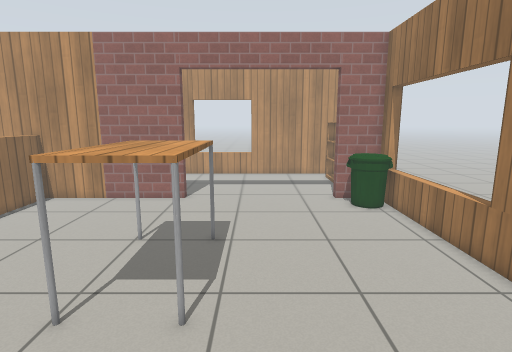
View 1 (above)

17 first-person views from a walk through a Gazebo world. The camera is 1.2 m above the floor, tilts 10° down and sees 80° across. The floor is counted in squares, 0.25 m on a side. Each view is taken from the middle of a square. On the plan, view 1 faces up. The plan holds only what a view shows up to about 20 squares ahead; the rest is blank. The place goes on beyond the plan. Simple patterns stand in for the simulator's built-in surfaces. Some stock models are drawn as simple stand-ins. Some surface patterns are stand-ins.

View 2
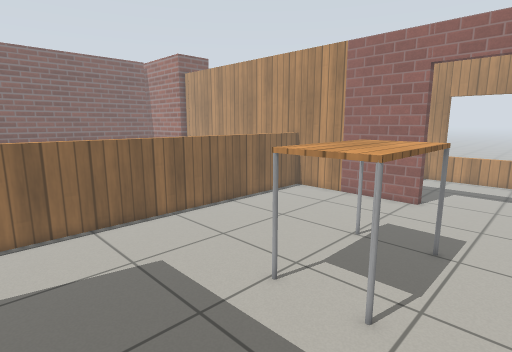

View 3
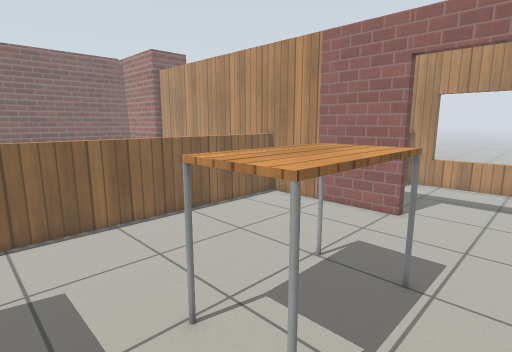

View 4
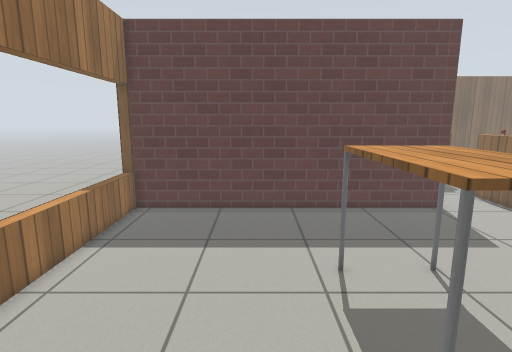

View 5
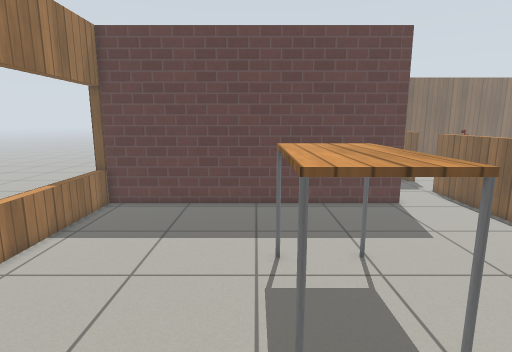

View 6
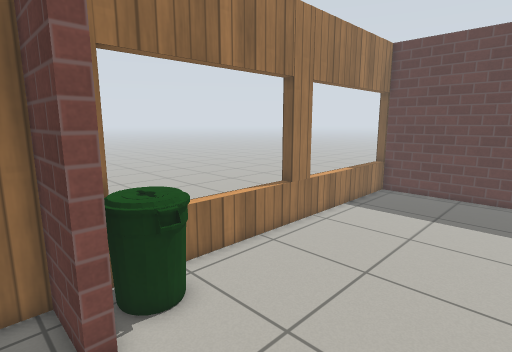

View 7
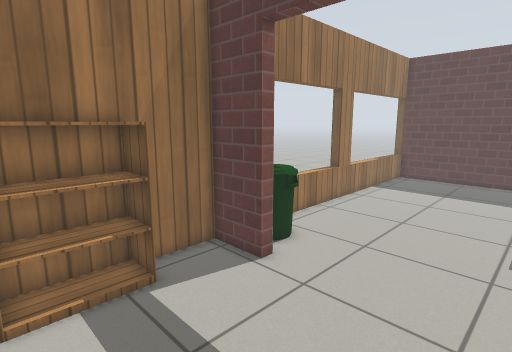

View 8
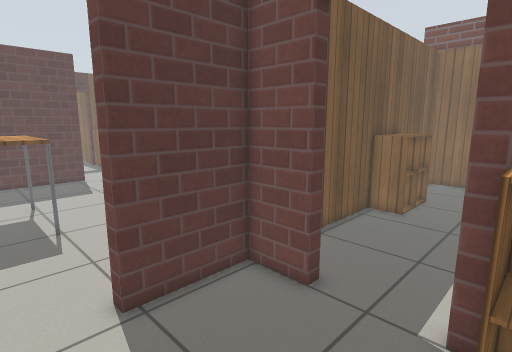

View 9
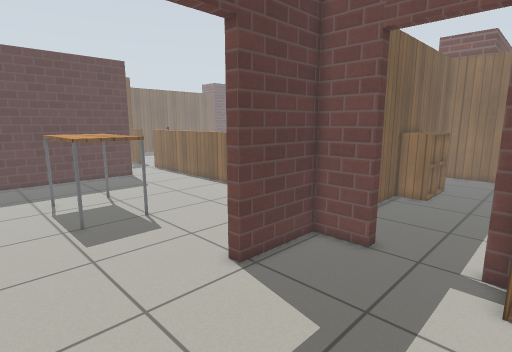

View 10
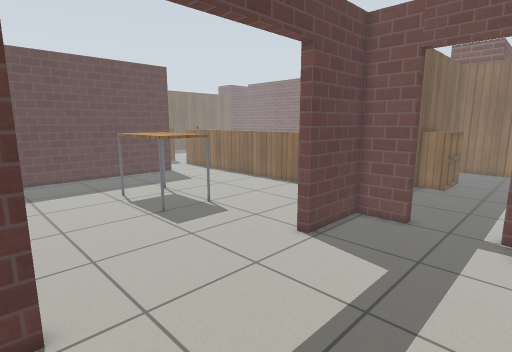

View 11
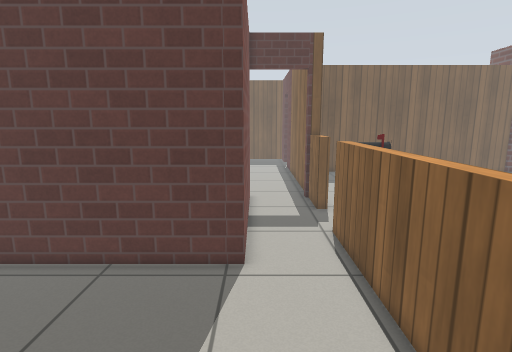

View 12
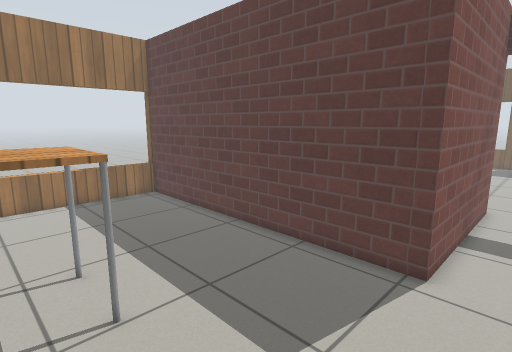

View 13
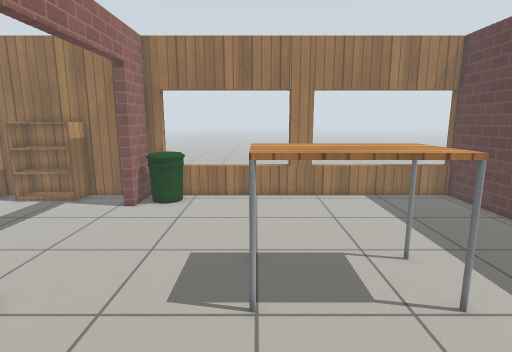

View 14
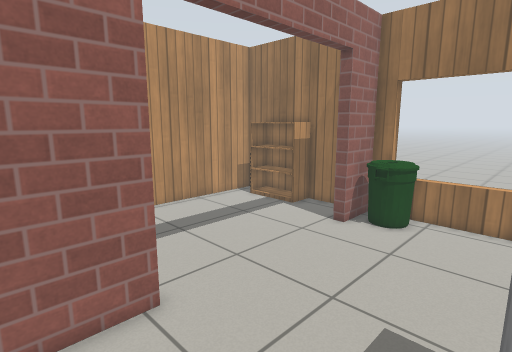

View 15
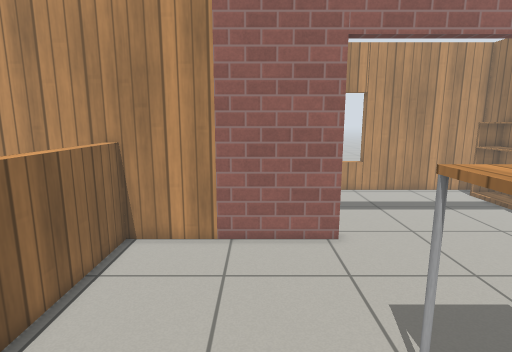

View 16
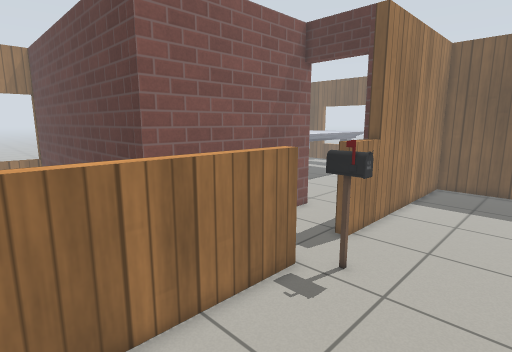

View 17
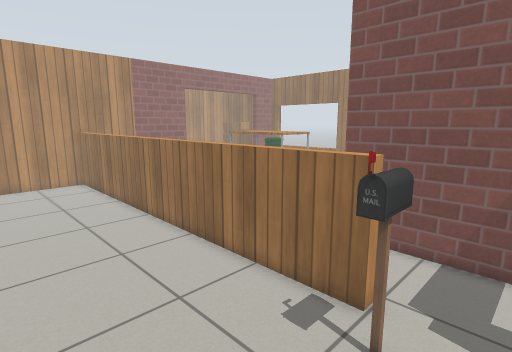

### Floor plan
Points are (right, up) in squares from view 1. A wall is a line through its corners. A room is listed if a view was taken in it or the views show most of it. See-through windows are left out.
Room 1 (views 1, 2, 3, 4, 5, 11, 12, 13, 14, 15)
walls: (-4.6, 19) (-13.5, 19); (7.8, -0.9) (7.8, 19) (5.1, 19); (-9.6, -10.9) (-9.6, -0.8) (8.5, -0.8)
low walls: (-13.4, 19.1) (-13.4, -3.9) (-14, -3.9); (-14, -7.5) (-13.4, -7.5) (-13.4, -10.2)
ways out: open door at (0.3, 19.5) to room 2; opening at (-13.5, -6) to room 3; open door at (-11.5, -10.5)
objects: table (-5, 7) to (-2, 12); bin (5, 16) to (7, 18)
Room 2 (views 6, 7, 8, 9, 10)
walls: (5.1, 19.6) (7.8, 19.6) (7.8, 27.5); (-9, 22.2) (-9, 19.6) (-4.6, 19.6); (-9, 26.5) (-9, 25.7)
ways out: open door at (0.3, 19.5) to room 1; open door at (-9, 24)
objects: cabinet (-8, 26) to (-7, 27); bookshelf (6, 23) to (7, 27)
Room 3 (views 16, 17)
walls: (-13.5, 19) (-18.7, 19); (-14, -19.2) (-14, -7.5)
low walls: (-14, -3.9) (-14, 14.5)
ways out: opening at (-13.5, -6) to room 1
objects: postbox (-16, -5) to (-15, -5)

Where each view was taken, in squares from view 1:
view 1: 0 up, 0 right, facing up
view 2: 0 up, 1 right, facing up-left
view 3: 3 up, 1 right, facing up-left
view 4: 16 up, 1 right, facing down
view 5: 17 up, 1 left, facing down
view 6: 21 up, 1 left, facing down-right
view 7: 27 up, 2 left, facing down-right
view 8: 27 up, 2 left, facing down-left
view 9: 27 up, 2 right, facing down-left
view 10: 27 up, 6 right, facing down-left
view 11: 9 up, 10 left, facing down
view 12: 9 up, 12 left, facing down-right
view 13: 12 up, 12 left, facing right
view 14: 12 up, 8 left, facing up-right
view 15: 7 up, 8 left, facing up
view 16: 4 up, 20 left, facing down-right
view 17: 7 down, 21 left, facing up-right
